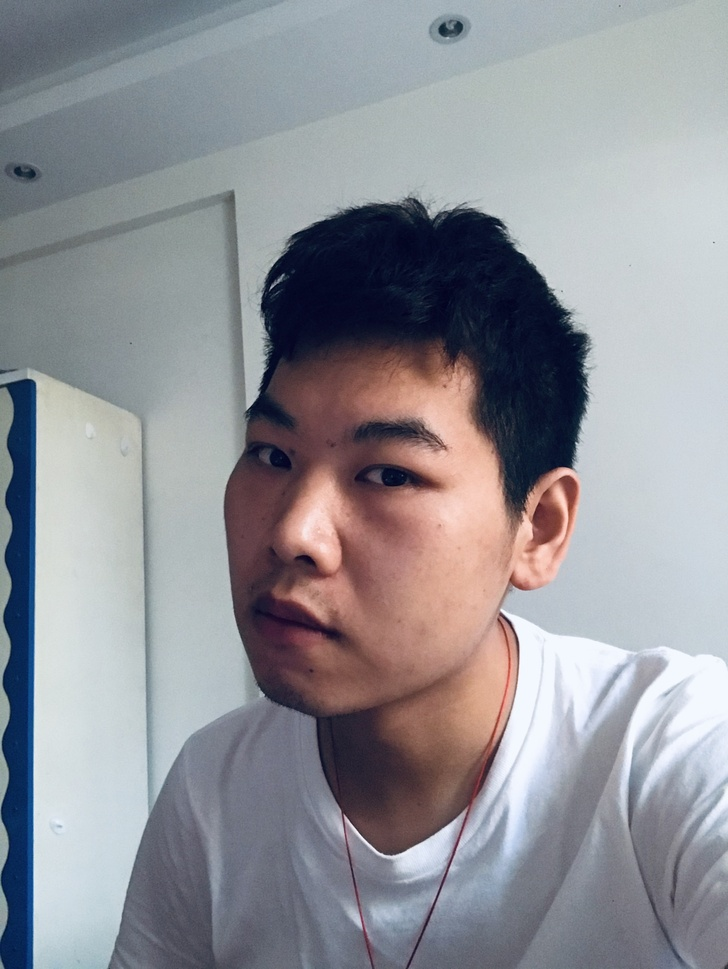
#> input picture me.jpg, 728 x 969 px, shrunk from 2320 x 3088 before the run
$ jupyter execute image_process2.ipynb
#> lines starting #> are read from the running program, lines starting #| are printed output that depends on the picture
<a href="https://colab.research.google.com/github/zhangshichong/imageprocess/blob/master/image_process2.ipynb" target="_parent"></a>

1.获取图像属性

2.获取感兴趣ROI区域

3.图像通道处理

[cell 1]
import cv2 as cv
import matplotlib.pyplot as plt
img = cv.imread('me.jpg')
#> img is the input picture: shape (969, 728, 3); mean B, G, R 151.1, 145.1, 144.5
print(img.shape)#图像形状
#| (969, 728, 3)
print(img.size)#图像像素数量
#| 2116296
print(img.dtype)#图像类型
#| uint8

ROI
region of interest感兴趣的区域：使用slide进行处理。

通道处理

b [:, :, 0]

g [:, :, 1]

r  [:, :, 2]

[cell 2]
#使用split函数拆分通道
b, g, r = cv.split(img)
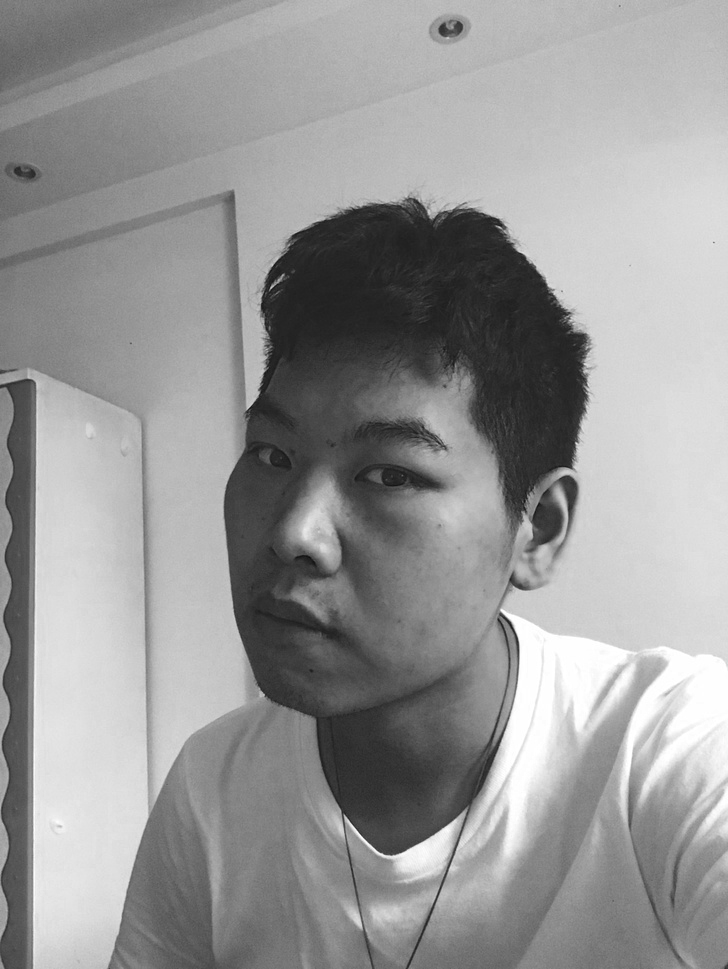
#> b: shape (969, 728); min 13, max 255, mean 151.1
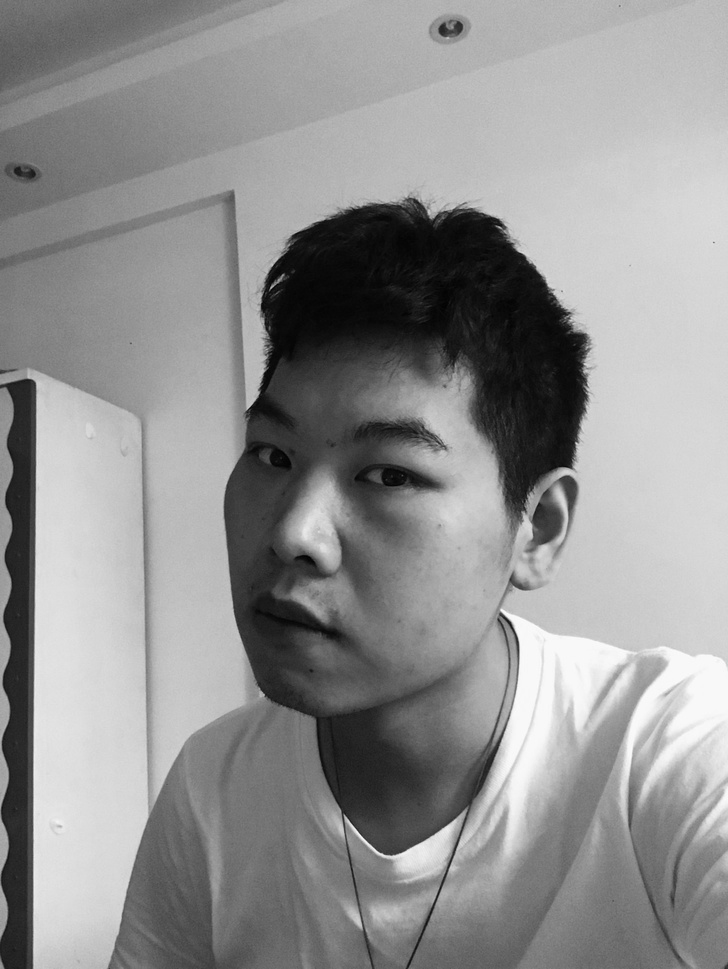
#> g: shape (969, 728); min 0, max 253, mean 145.1
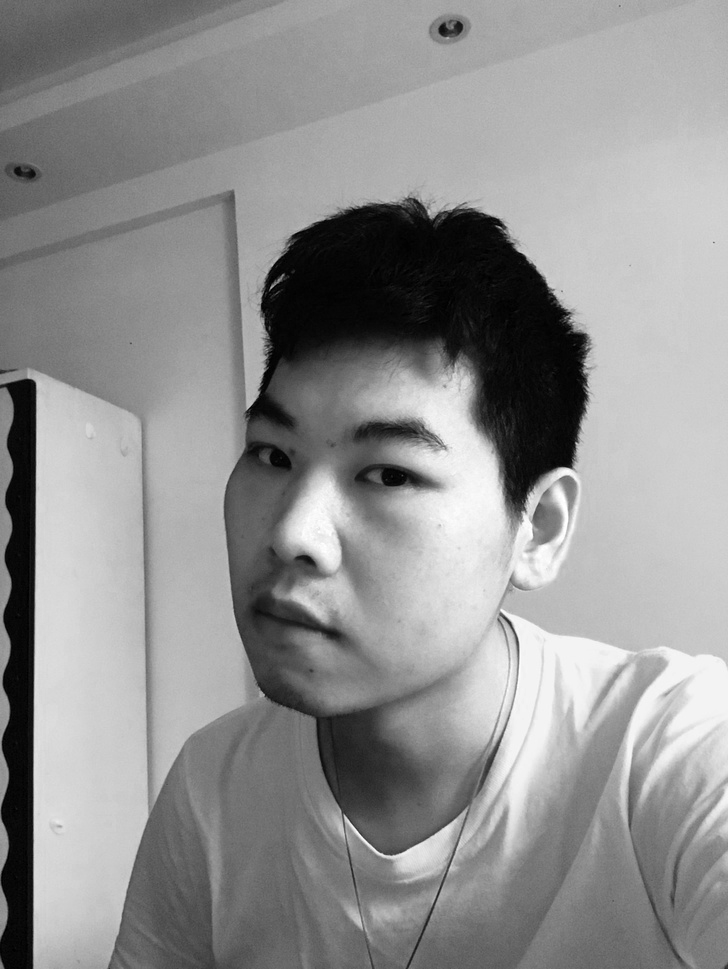
#> r: shape (969, 728); min 0, max 255, mean 144.5
plt.imshow(b)
